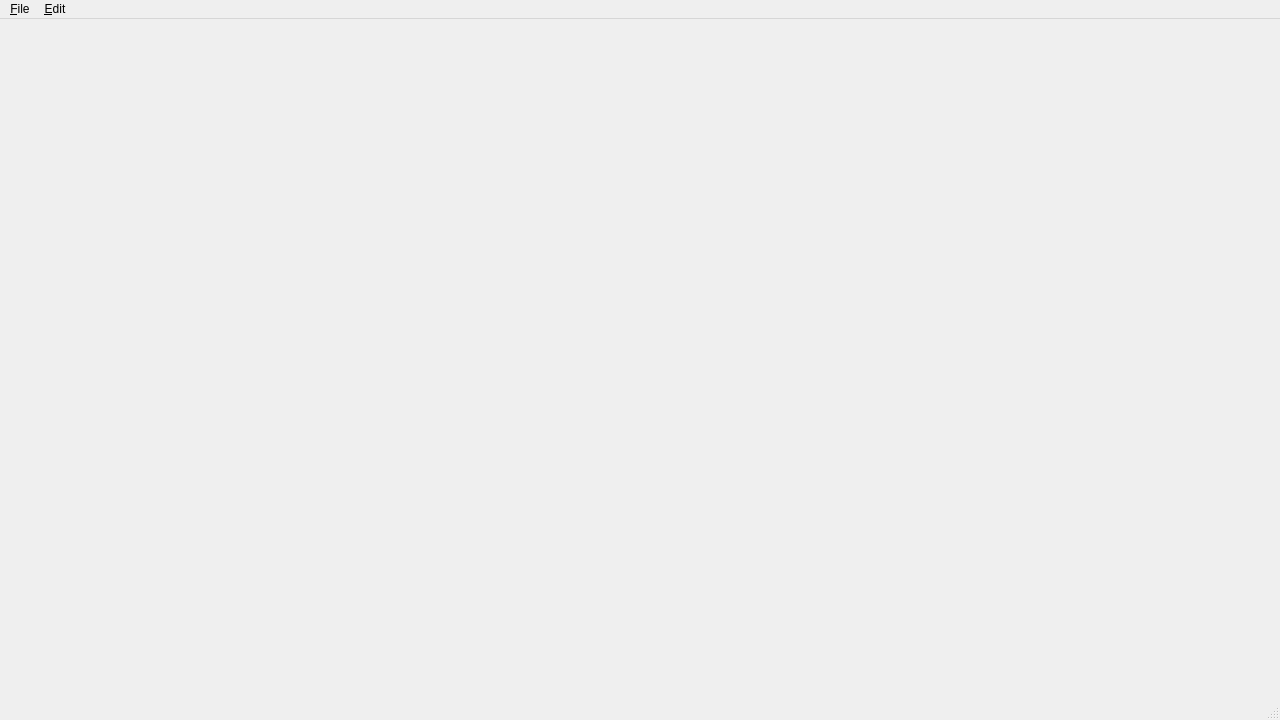
<?xml version="1.0" encoding="UTF-8"?>
<ui version="4.0">
 <class>TableWindow</class>
 <widget class="QMainWindow" name="TableWindow">
  <property name="geometry">
   <rect>
    <x>0</x>
    <y>0</y>
    <width>1280</width>
    <height>720</height>
   </rect>
  </property>
  <property name="windowTitle">
   <string>Songs</string>
  </property>
  <widget class="QWidget" name="centralwidget"/>
  <widget class="QMenuBar" name="menu_bar">
   <property name="geometry">
    <rect>
     <x>0</x>
     <y>0</y>
     <width>1280</width>
     <height>30</height>
    </rect>
   </property>
   <widget class="QMenu" name="menu_file">
    <property name="title">
     <string>&amp;File</string>
    </property>
    <addaction name="action_new"/>
    <addaction name="action_open"/>
    <addaction name="action_save_all"/>
   </widget>
   <widget class="QMenu" name="menu_edit">
    <property name="title">
     <string>&amp;Edit</string>
    </property>
    <addaction name="action_autofill_ta"/>
    <addaction name="action_set_all"/>
   </widget>
   <addaction name="menu_file"/>
   <addaction name="menu_edit"/>
  </widget>
  <widget class="QStatusBar" name="status_bar">
   <property name="styleSheet">
    <string notr="true">QStatusBar::item {
	border: none;
}</string>
   </property>
  </widget>
  <action name="action_new">
   <property name="text">
    <string>&amp;New Album</string>
   </property>
   <property name="shortcut">
    <string>Ctrl+N</string>
   </property>
  </action>
  <action name="action_save_all">
   <property name="text">
    <string>&amp;Save All</string>
   </property>
   <property name="shortcut">
    <string>Ctrl+Shift+S</string>
   </property>
  </action>
  <action name="action_autofill_ta">
   <property name="text">
    <string>&amp;Autofill Title and Artist Based on File Names</string>
   </property>
  </action>
  <action name="action_open">
   <property name="text">
    <string>&amp;Open</string>
   </property>
   <property name="shortcut">
    <string>Ctrl+O</string>
   </property>
  </action>
  <action name="action_set_all">
   <property name="text">
    <string>&amp;Set All...</string>
   </property>
  </action>
 </widget>
 <resources/>
 <connections/>
</ui>
